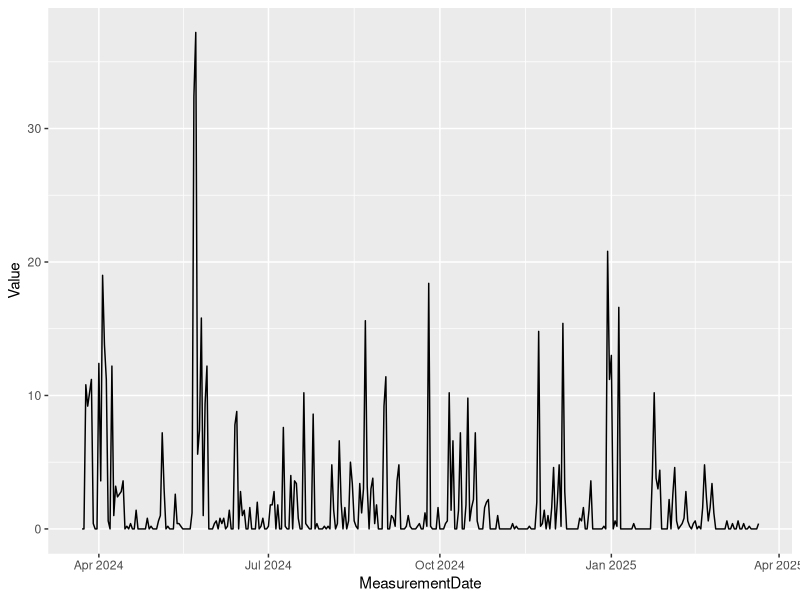

Generate this figure with R:
# simple plot of rainfall 

library(tidyverse)

# Placeholder code - needs work
  rainfall_to_plot <- tibble()
  rainfall_to_plot <- read_csv("../data/rainfall/Gogarbank_dailyrain_CSV_Exported_At_202503230838.csv")
  
rainfall_to_plot <-   rainfall_to_plot |>
    mutate(MeasurementDate = as.POSIXct(Timestamp, format = "%d/%m/%Y"))
  
rainfall_to_plot |> ggplot(aes(x = MeasurementDate, y = Value))+
  geom_line()
  
    